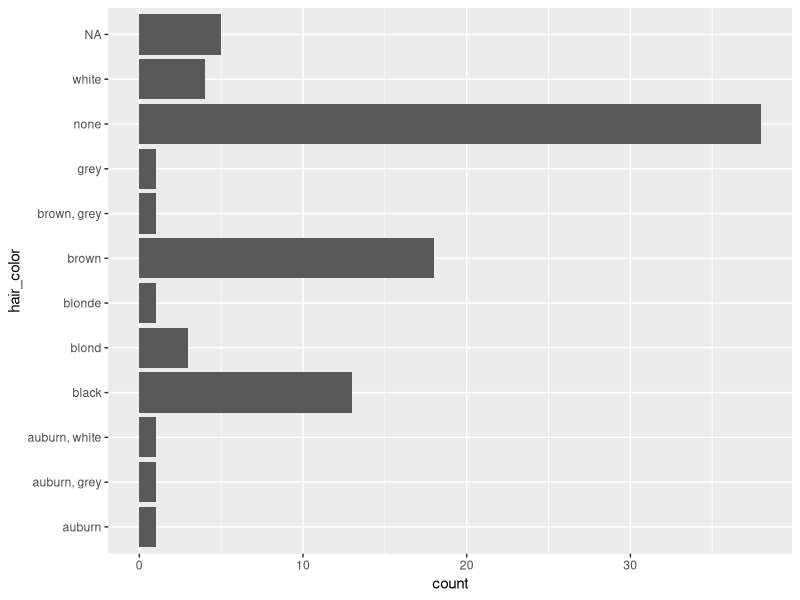
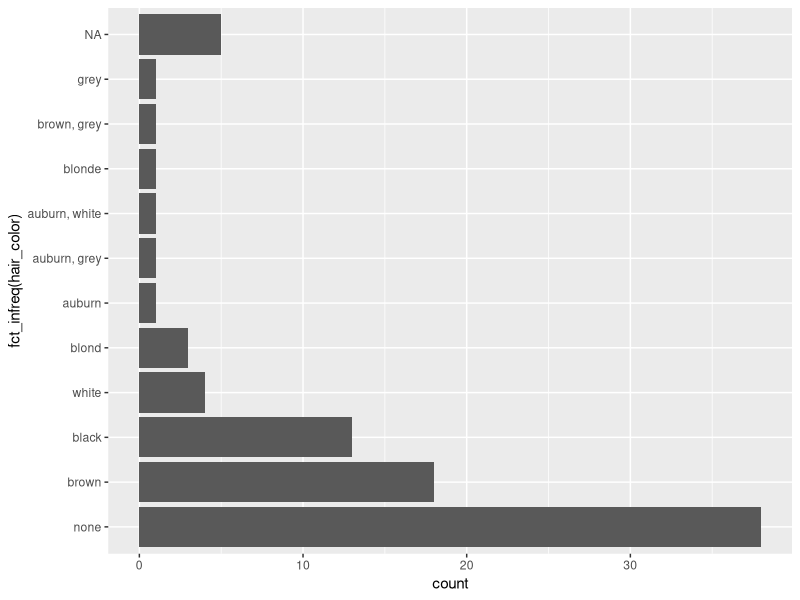
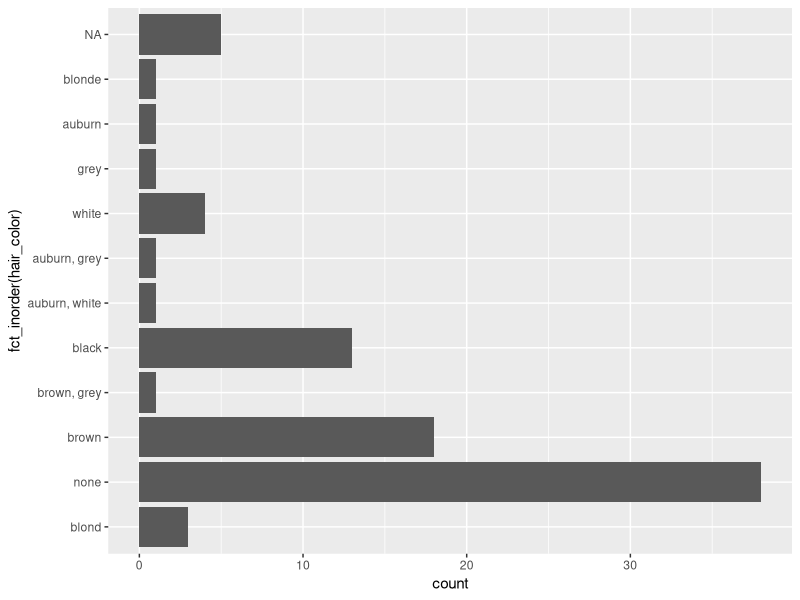
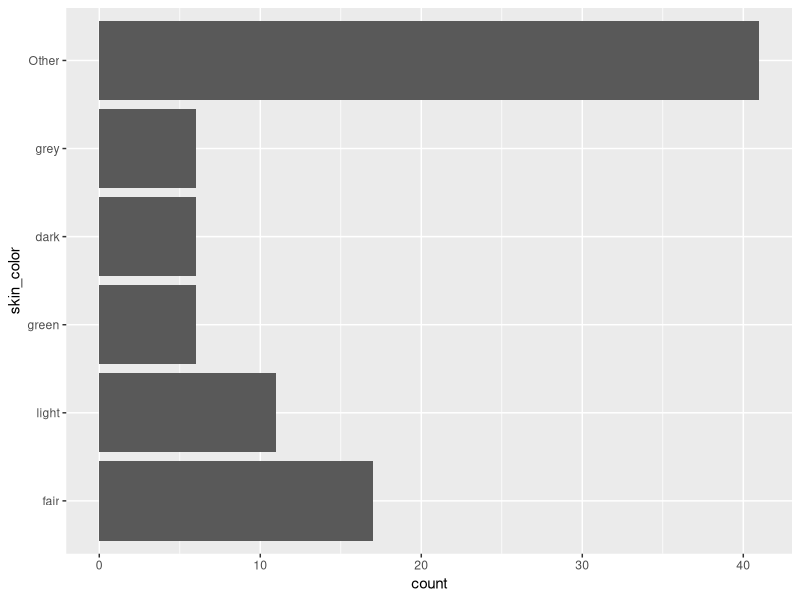
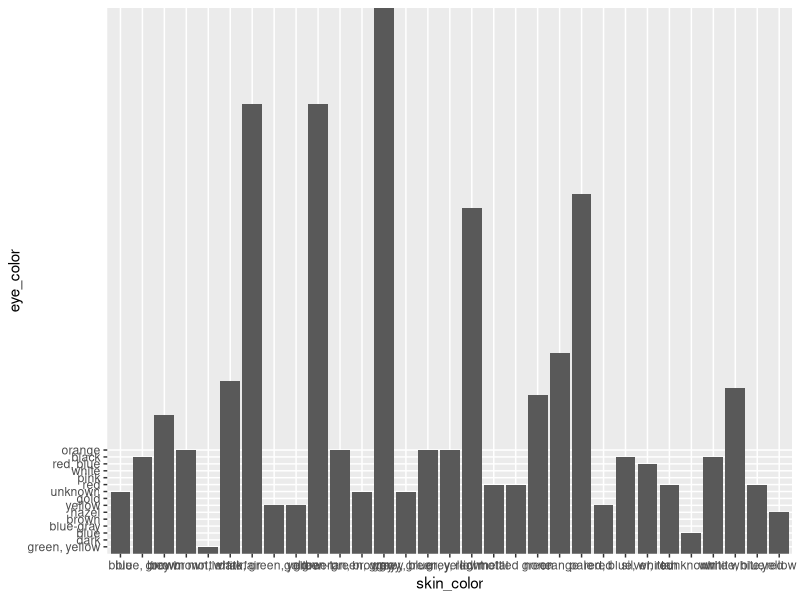

Reproduce these figures in R, in order.
## ---- chunk 1

library(forcats)
library(ggplot2)
library(dplyr)
data(starwars)
starwars
## ---- chunk 2

# base plot with no order
ggplot(starwars, aes(x = hair_color)) + 
  geom_bar() + 
  coord_flip()

# quickly show order: number of observations
?fct_infreq
fct_infreq(starwars$hair_color)
ggplot(starwars, aes(x = fct_infreq(hair_color))) + 
  geom_bar() + 
  coord_flip()

# quickly show order: in order of first
?fct_inorder
fct_inorder(starwars$hair_color)
ggplot(starwars, aes(x = fct_inorder(hair_color))) + 
  geom_bar() + 
  coord_flip()

## ---- chunk 3
### n
starwars %>% 
 mutate(skin_color = (fct_lump(fct_inorder(skin_color), n = 5))) %>% 
 ggplot(.,aes(x=skin_color)) +
 geom_bar() +
 coord_flip()

### prop
starwars %>% 
 mutate(skin_color = fct_lump(skin_color, prop = .01, other_level = "extra")) %>% 
 count(skin_color,sort=T)

### mean
starwars %>%
  mutate(skin_color = fct_lump(skin_color, n = 6)) %>%
  group_by(skin_color) %>%
  summarise(mean_mass = mean(mass, na.rm = TRUE))

## ---- chunk 4

# When you wish to reorder by another variable
starwars %>% 
  mutate(eye_color = fct_reorder(eye_color, skin_color)) %>%
  ggplot(aes(x = skin_color, y = eye_color)) + 
  geom_col()
## ---- chunk 5


# When you wish to reorder by another variable
starwars %>% 
  dplyr::mutate(eye_color=fct_shuffle(eye_color)) %>% 
  .[["eye_color"]] %>% 
  levels

# Relevel
starwars %>% 
  dplyr::mutate(eye_color=fct_relevel(eye_color,c("hazel","pink"))) %>%  # hazel, pink, everything...
  .[["eye_color"]] %>% 
  levels

# Reverse order
starwars %>% 
  dplyr::mutate(eye_color=fct_rev(eye_color)) %>% 
  .[["eye_color"]] %>% 
  levels

# Shift
# starwars %>% 
#   dplyr::mutate(eye_color=fct_shift(eye_color)) 

# Factor anonymize - not owkring?
# starwars %>% 
  # dplyr::mutate(anonymous_=fct_anon(name)) 
# starwars$name %>% fct_anon()

# Collapse
starwars %>% 
  dplyr::mutate(anonynous=forcats::fct_collapse(name,
                                                GoodGuys = c("Luke Skywalker","C-3PO","R2-D2")))

# Lump
starwars %>%   dplyr::mutate(lumped=forcats::fct_lump(skin_color,n=5))
starwars %>%   dplyr::mutate(lumped=forcats::fct_lump_lowfreq(skin_color))
starwars %>%   dplyr::mutate(lumped=forcats::fct_lump_prop(skin_color,prop = 0.01))
starwars %>%   dplyr::mutate(lumped=forcats::fct_lump_min(skin_color,2))
starwars %>%   dplyr::mutate(name=forcats::fct_expand(name,c("Anden fyr")))
starwars %>%   dplyr::mutate(name=forcats::fct_drop(name))
starwars %>%   dplyr::mutate(hair_color=forcats::fct_explicit_na(hair_color))
list(factor("a"), factor("b"), factor(c("a", "b"))) %>% fct_unify()


## ---- chunk 6
fa <- factor("a")
fb <- factor("b")
fab <- factor(c("a", "b"))
fct_c(fa, fb, fab)
## ---- chunk 7

# Combine two different things:
fruit <- factor(c("apple", "kiwi", "apple", "apple"))
colour <- factor(c("green", "green", "red", "green"))
eaten <- c("yes", "no", "yes", "no")

fct_cross(fruit, colour)
fct_cross(fruit, colour, eaten)

fct_cross(fruit, colour, keep_empty = TRUE)
